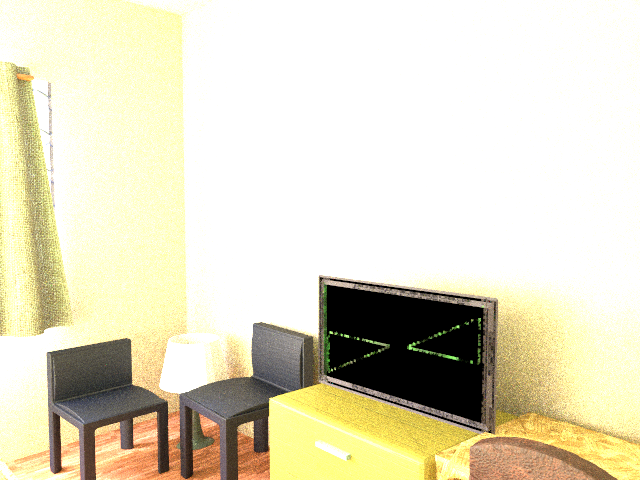
#> input picture Labs/LabExams/LabExam-1B/Q1.png, 640 x 480 px; its folder holds only this picture in this run
$ python -i MaskQuestions.py   (imports and definitions only)
#> lines starting #> are read from the running program, lines starting #| are printed output that depends on the picture; after the words box and inside, x2 and y2 are one past the last pixel; in counts of white or black regions, pixels touching at a corner belong together
import cv2
import numpy as np
from scipy import ndimage
from skimage.filters import threshold_otsu
from skimage.morphology import disk, opening, closing
from skimage.segmentation import watershed

# [63 lines left out: functions apply_dilation, apply_erosion, apply_mask, not called in this run]

from skimage.filters import threshold_otsu
# [40 lines left out: functions normalize_image_range, get_minimal_mask_approach1, not called in this run]

def get_minimal_mask_approach2(image):
    """
    Second approach using watershed segmentation.
    """
    # Normalize and convert image depth
    if image.dtype == np.float64 or image.dtype == np.float32:
        image = (image * 255).astype(np.uint8)
    else:
        image = image.astype(np.uint8)
    # Convert to grayscale if RGB
    if len(image.shape) == 3:
        gray = cv2.cvtColor(image, cv2.COLOR_RGB2GRAY)
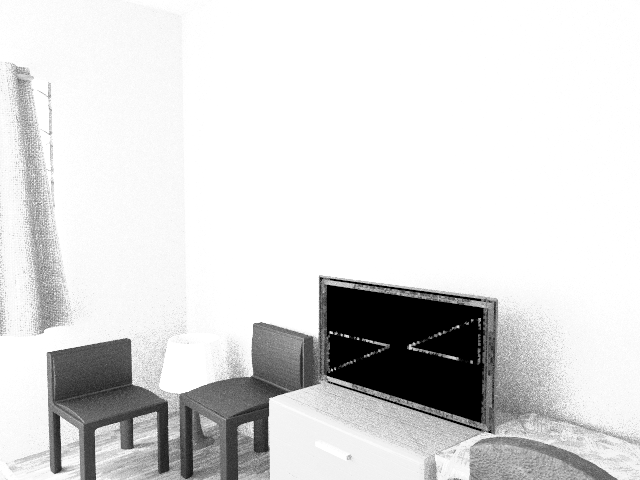
#> gray: shape (480, 640); min 0, max 255, mean 218.3
    else:
        gray = image.copy()

    # Apply adaptive thresholding
    binary = cv2.adaptiveThreshold(gray, 255, cv2.ADAPTIVE_THRESH_GAUSSIAN_C,
                                 cv2.THRESH_BINARY_INV, 11, 2)
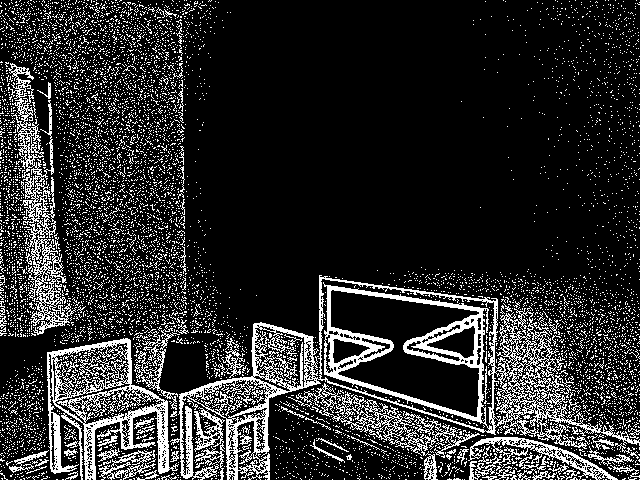
#> binary: shape (480, 640); 17.2% white in thin lines or dots

    # Noise removal
    kernel = np.ones((3,3), np.uint8)
    binary = cv2.morphologyEx(binary, cv2.MORPH_OPEN, kernel, iterations=2)
#> binary: shape (480, 640); 0.28% white; 20 white regions, largest, box (x1, y1, x2, y2) and area: (54, 431, 61, 448) 114, (186, 413, 192, 426) 78, (370, 344, 378, 351) 54

    # Sure background
    sure_bg = cv2.dilate(binary, kernel, iterations=3)
#> sure_bg: shape (480, 640); 0.98% white; 17 white regions, largest, box (x1, y1, x2, y2) and area: (51, 428, 64, 459) 398, (183, 410, 195, 439) 348, (132, 404, 158, 419) 311

    # Finding sure foreground
    dist_transform = cv2.distanceTransform(binary, cv2.DIST_L2, 5)
    ret, sure_fg = cv2.threshold(dist_transform, 0.5*dist_transform.max(), 255, 0)
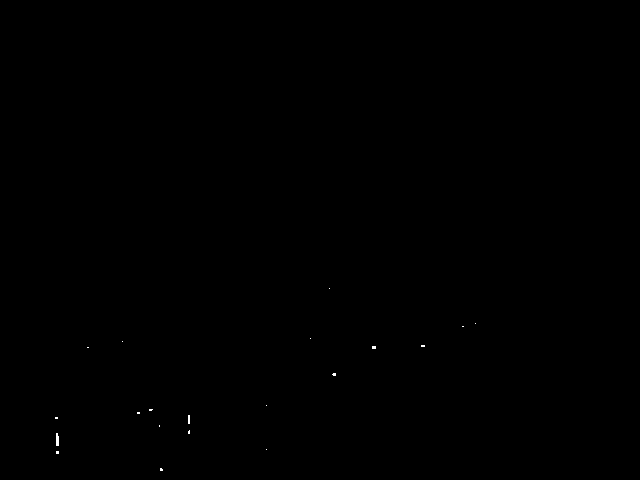
#> sure_fg: shape (480, 640) float32; 0.05% white in thin lines or dots, all inside (x1, y1, x2, y2) = (55, 288, 476, 471)
#> ret = 2

    # Finding unknown region
    sure_fg = np.uint8(sure_fg)
    unknown = cv2.subtract(sure_bg, sure_fg)
#> unknown: shape (480, 640); 0.94% white; 17 white regions, largest, box (x1, y1, x2, y2) and area: (51, 428, 64, 459) 353, (183, 410, 195, 439) 323, (132, 404, 158, 419) 298

    # Marker labelling
    ret, markers = cv2.connectedComponents(sure_fg)
#> markers: shape (480, 640) int32; 21 distinct labels, from 0 to 20
#> ret = 21
    markers = markers + 1
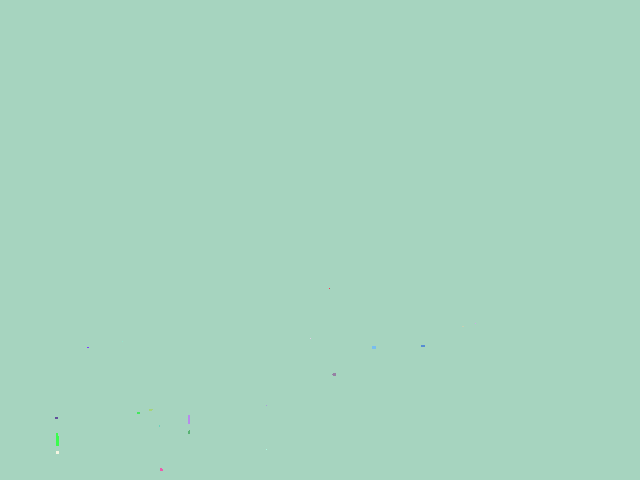
#> markers: shape (480, 640) int32; 21 distinct labels, from 1 to 21; one colour per label, 0 black
    markers[unknown==255] = 0
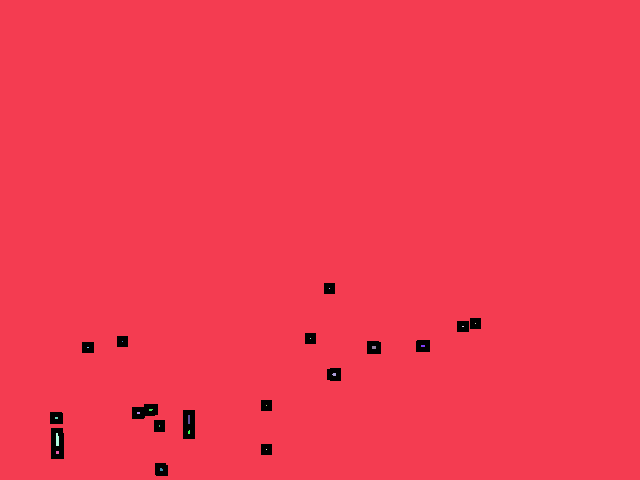
#> markers: shape (480, 640) int32; 22 distinct labels, from 0 to 21; one colour per label, 0 black

    # Apply watershed
    markers = cv2.watershed(cv2.cvtColor(gray, cv2.COLOR_GRAY2BGR), markers)
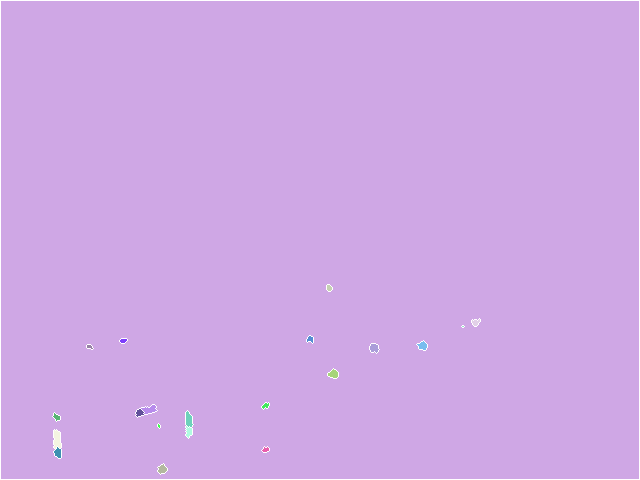
#> markers: shape (480, 640) int32; 22 distinct labels, from -1 to 21; one colour per label, 0 black, -1 white
    mask = np.zeros_like(gray)
    mask[markers > 1] = 255

    return mask

# [25 lines left out: function threshold_bright_regions, not called in this run]


"""
hresholding
Calculates threshold for each pixel based on neighborhood
Uses Gaussian-weighted sum of neighborhood values
Better than global thresholding for uneven lighting
11: neighborhood size
2: constant subtracted from mean
Morphological Operations
morphologyEx: Combines basic morphological operations
MORPH_OPEN: Erosion followed by dilation (removes noise)
dilate: Expands white regions based on kernel
Distance Transform
Calculates distance from each pixel to nearest zero pixel
DIST_L2: Euclidean distance
Creates gradient from object edges to centers
Connected Components
Labels connected regions in binary image
Each separate object gets unique integer label
Returns number of labels and labeled image
Watershed
Segmentation algorithm treating image as topographic surface
Markers define starting points for flooding
Creates boundaries at points where different flood regions meet
Basic Operations
Pixel-wise subtraction between images
Used here to find uncertain regions between definite background/foreground
"""

>>> import cv2
>>> picture = cv2.cvtColor(cv2.imread('../Q1.png'), cv2.COLOR_BGR2RGB)
>>> result = get_minimal_mask_approach2(picture)
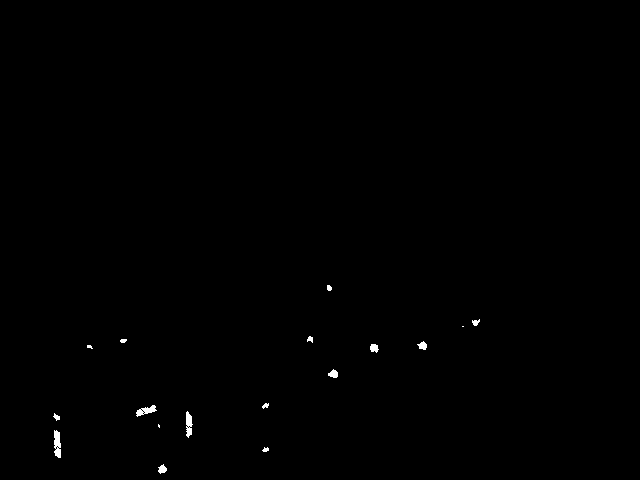
#> result: shape (480, 640); 0.28% white; 17 white regions (3 under 20 px), largest, box (x1, y1, x2, y2) and area: (54, 430, 61, 458) 154, (186, 411, 193, 438) 128, (136, 405, 157, 417) 121

$ run again, on Labs/LabExams/LabExam-1B/Q2.png
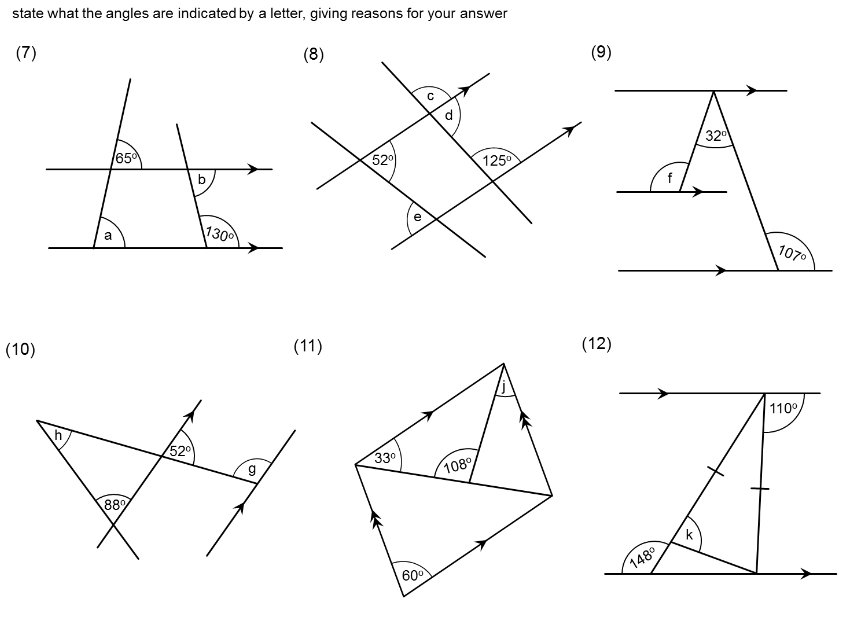
#> input picture Labs/LabExams/LabExam-1B/Q2.png, 862 x 618 px
#> picture is the input picture: shape (618, 862, 3); min 0, max 255, mean 248.6
#> in get_minimal_mask_approach2, `binary = cv2.adaptiveThreshold(gray, 255, cv2.ADAPTIVE_THRESH_GAUSSIAN..`:
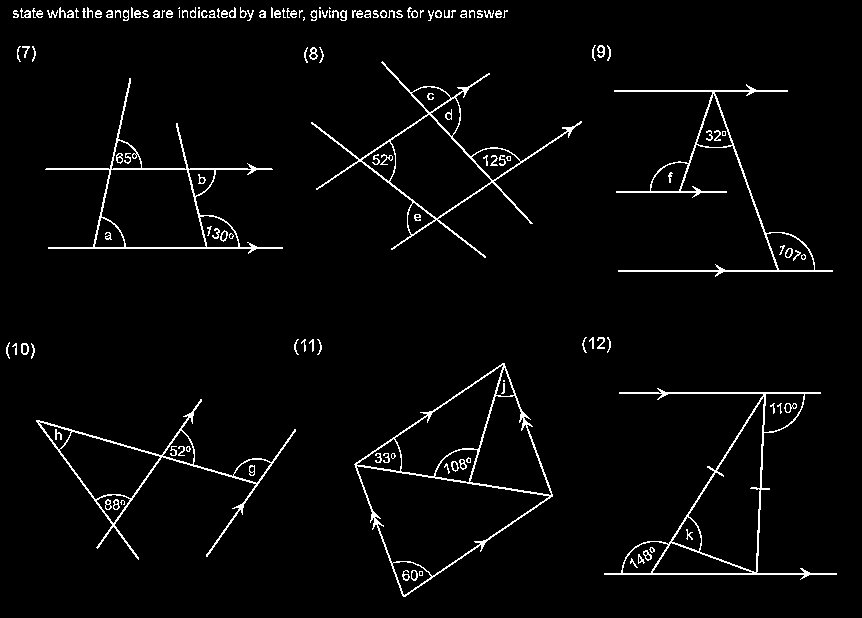
#> binary: shape (618, 862); 3.1% white in thin lines or dots
#> sure_bg: shape (618, 862); 0.02% white; 1 white region, box (x1, y1, x2, y2) and area: (564, 124, 575, 135) 121
#> in get_minimal_mask_approach2, `ret, sure_fg = cv2.threshold(dist_transform, 0.5*dist_transform.max(),..`: ret = 1.5
#> unknown: shape (618, 862); 0.02% white; 1 white region, box (x1, y1, x2, y2) and area: (564, 124, 575, 135) 112
#> in get_minimal_mask_approach2, `ret, markers = cv2.connectedComponents(sure_fg)`: ret = 2
#> in get_minimal_mask_approach2, `markers = cv2.watershed(cv2.cvtColor(gray, cv2.COLOR_GRAY2BGR), markers)`:
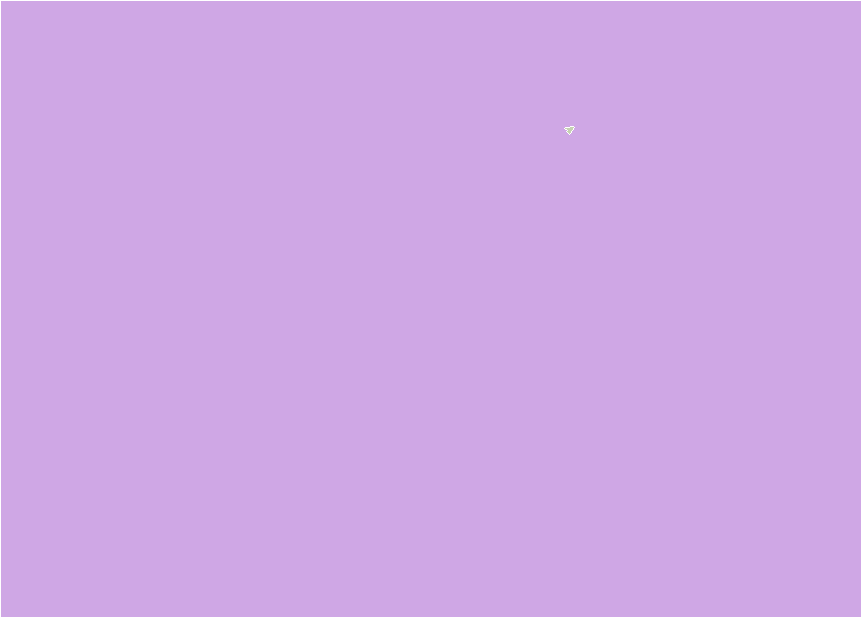
#> markers: shape (618, 862) int32; 3 distinct labels, from -1 to 2; one colour per label, 0 black, -1 white
#> result: shape (618, 862); 0.01% white; 1 white region, box (x1, y1, x2, y2) and area: (565, 127, 574, 134) 30

$ run again, on Labs/LabExams/LabExam-1B/Q3.png
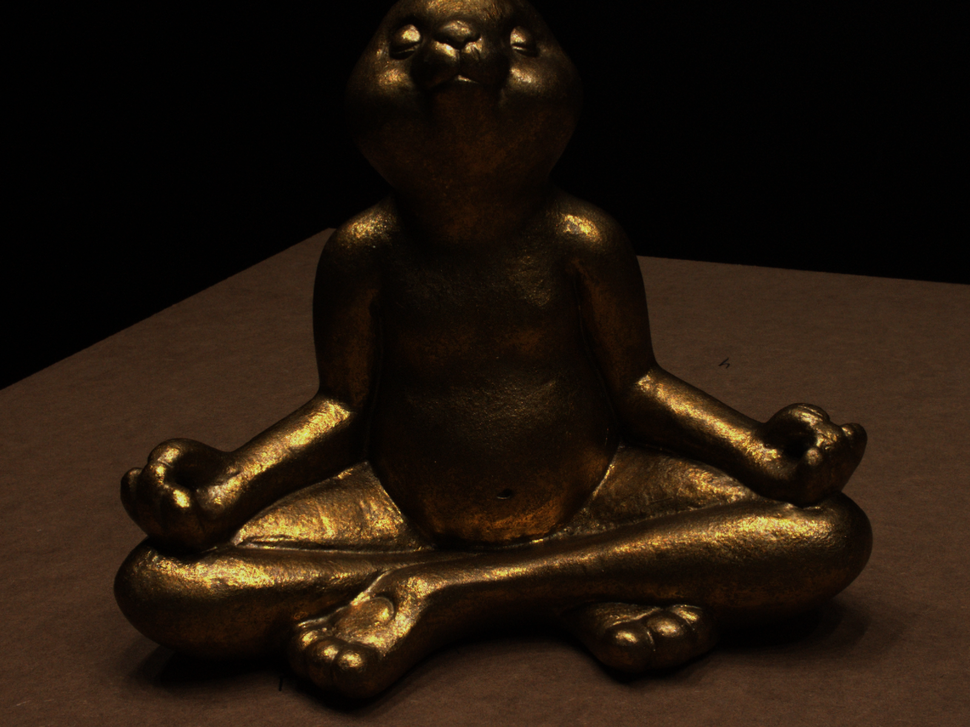
#> input picture Labs/LabExams/LabExam-1B/Q3.png, 970 x 727 px, shrunk from 1600 x 1200 before the run
#> in get_minimal_mask_approach2, `binary = cv2.adaptiveThreshold(gray, 255, cv2.ADAPTIVE_THRESH_GAUSSIAN..`:
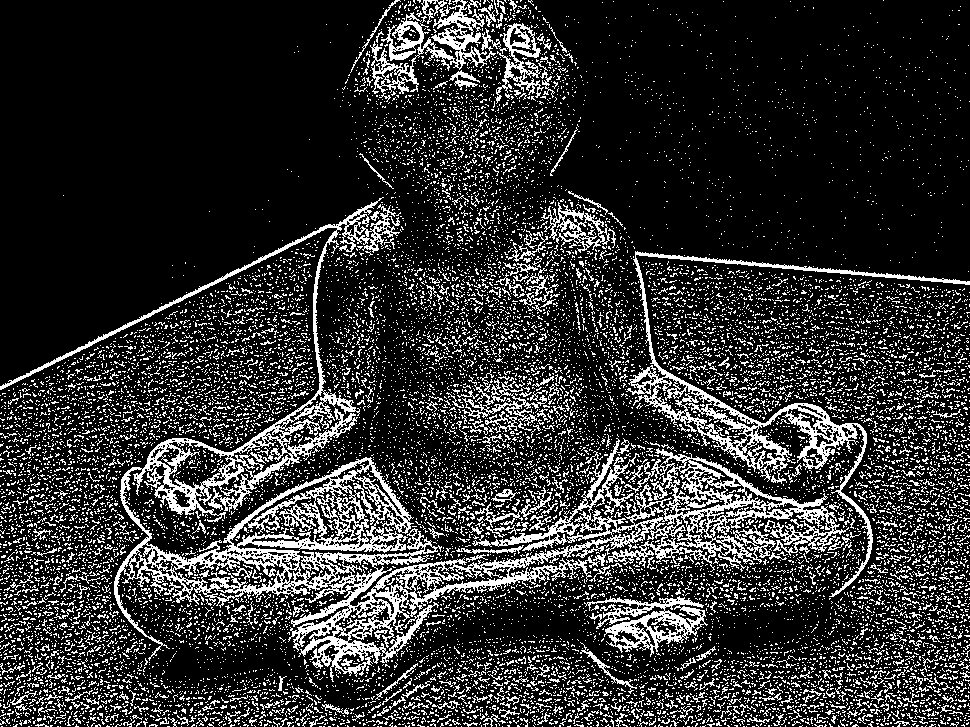
#> binary: shape (727, 970); 19.2% white in thin lines or dots
#> sure_bg: shape (727, 970); 1.9% white; 59 white regions, largest, box (x1, y1, x2, y2) and area: (435, 32, 477, 59) 665, (312, 541, 353, 564) 610, (305, 610, 329, 634) 509
#> in get_minimal_mask_approach2, `ret, sure_fg = cv2.threshold(dist_transform, 0.5*dist_transform.max(),..`: ret = 2
#> unknown: shape (727, 970); 1.8% white; 59 white regions, largest, box (x1, y1, x2, y2) and area: (435, 32, 477, 59) 640, (312, 541, 353, 564) 579, (305, 610, 329, 634) 473
#> in get_minimal_mask_approach2, `ret, markers = cv2.connectedComponents(sure_fg)`: ret = 91
#> `result = get_minimal_mask_approach2(picture)`:
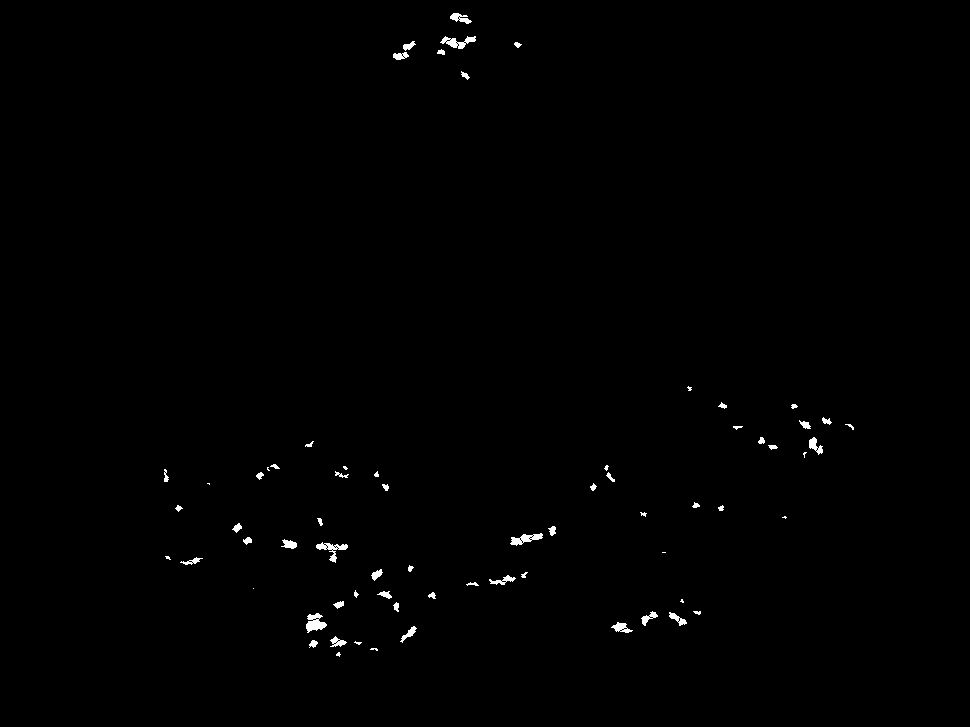
#> result: shape (727, 970); 0.51% white; 69 white regions (15 under 20 px), largest, box (x1, y1, x2, y2) and area: (306, 613, 327, 633) 246, (316, 542, 348, 563) 218, (440, 36, 476, 49) 216

$ run again, on Labs/LabExams/LabExam-1B/Q3-Explain.png
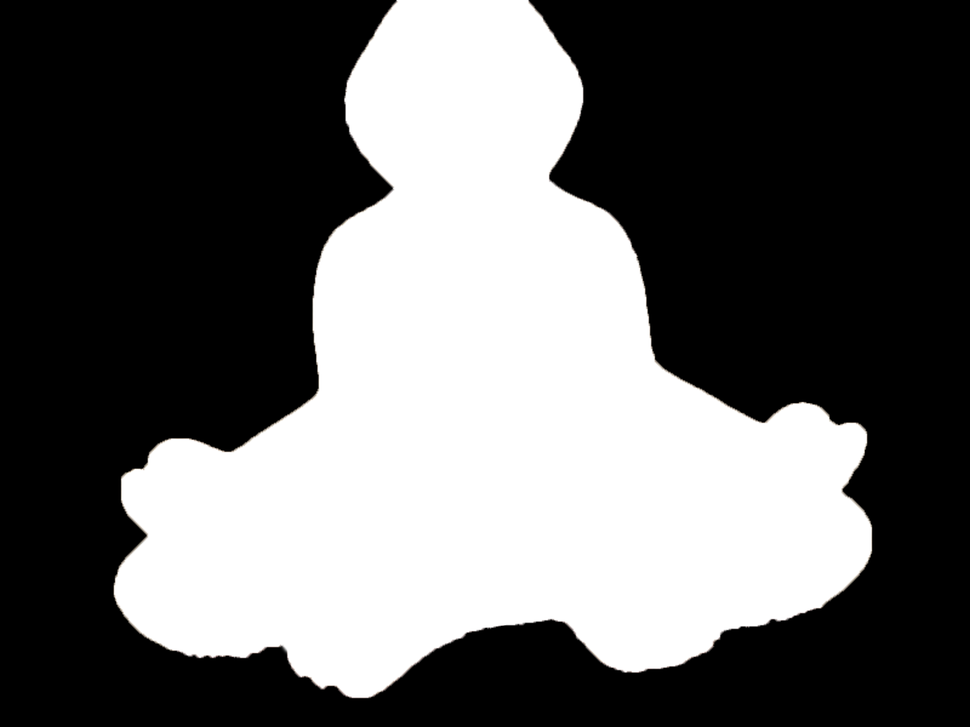
#> input picture Labs/LabExams/LabExam-1B/Q3-Explain.png, 970 x 727 px, shrunk from 1600 x 1200 before the run
#> sure_bg: shape (727, 970); 1.9% white; 39 white regions, largest, box (x1, y1, x2, y2) and area: (305, 259, 321, 371) 1277, (464, 617, 568, 640) 1196, (201, 644, 290, 666) 1050
#> in get_minimal_mask_approach2, `ret, sure_fg = cv2.threshold(dist_transform, 0.5*dist_transform.max(),..`: ret = 1.8
#> unknown: shape (727, 970); 1.6% white; 39 white regions, largest, box (x1, y1, x2, y2) and area: (305, 259, 321, 371) 1012, (464, 617, 568, 640) 991, (201, 644, 290, 666) 878
#> in get_minimal_mask_approach2, `ret, markers = cv2.connectedComponents(sure_fg)`: ret = 68
#> `result = get_minimal_mask_approach2(picture)`:
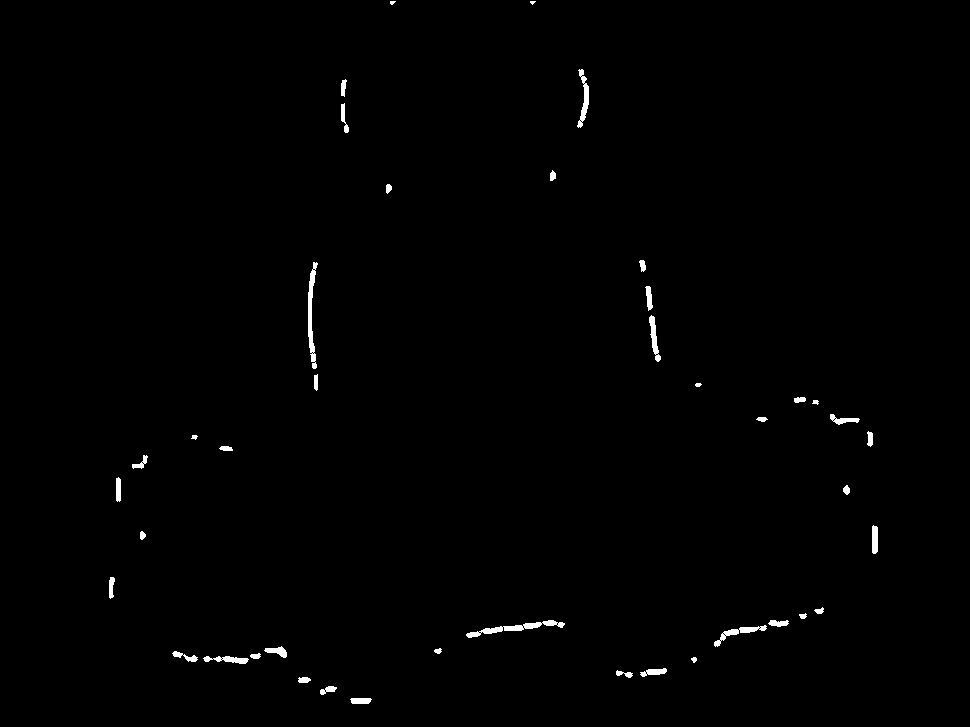
#> result: shape (727, 970); 0.65% white; 42 white regions (2 under 20 px), largest, box (x1, y1, x2, y2) and area: (466, 620, 565, 638) 487, (308, 262, 318, 369) 472, (577, 69, 589, 128) 288
